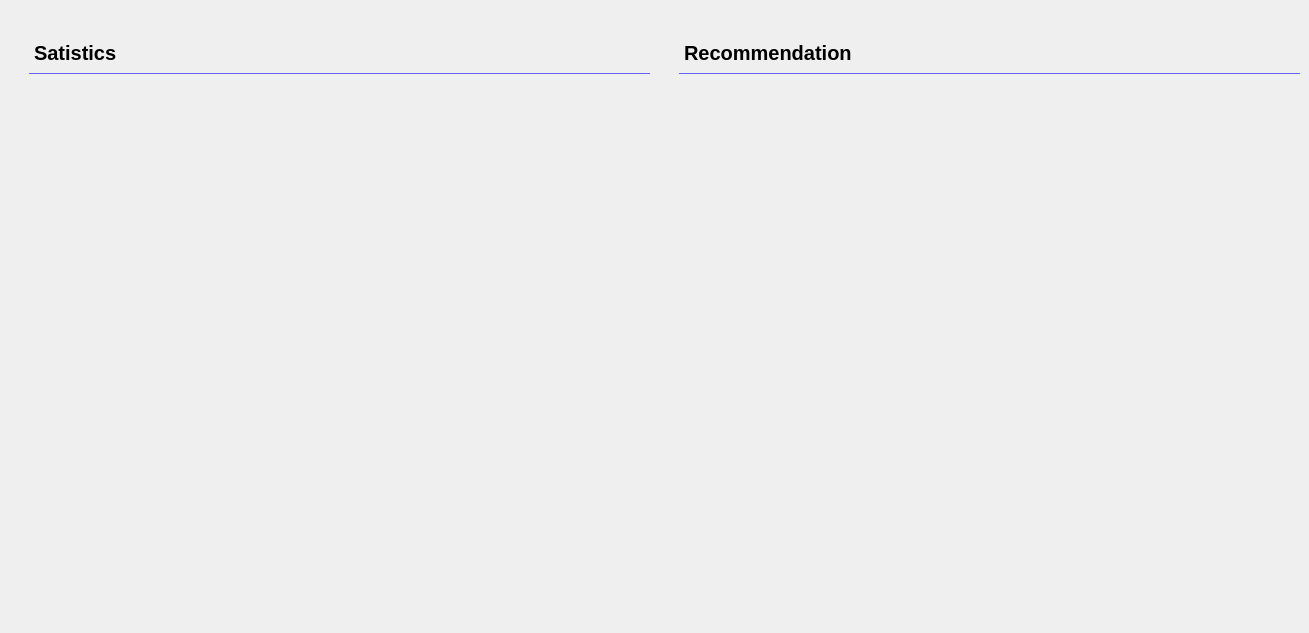
     <widget class="QWidget" name="accommodation_tab2">
      <attribute name="title">
       <string>Satistics</string>
      </attribute>
      <widget class="QWidget" name="accommodation_statistic2" native="true">
       <property name="geometry">
        <rect>
         <x>679</x>
         <y>33</y>
         <width>621</width>
         <height>591</height>
        </rect>
       </property>
       <property name="sizeIncrement">
        <size>
         <width>1200</width>
         <height>1200</height>
        </size>
       </property>
       <property name="styleSheet">
        <string notr="true">border-radius:12px;</string>
       </property>
       <widget class="QLabel" name="label_46">
        <property name="geometry">
         <rect>
          <x>0</x>
          <y>0</y>
          <width>651</width>
          <height>41</height>
         </rect>
        </property>
        <property name="styleSheet">
         <string notr="true">background:transparent;
border-radius:0px;
font-size:20px;
font-weight:700;
border-bottom:1px solid #6563FF;</string>
        </property>
        <property name="text">
         <string>Recommendation</string>
        </property>
       </widget>
      </widget>
      <widget class="QWidget" name="accommodation_statistic1" native="true">
       <property name="geometry">
        <rect>
         <x>29</x>
         <y>33</y>
         <width>621</width>
         <height>591</height>
        </rect>
       </property>
       <property name="sizeIncrement">
        <size>
         <width>1200</width>
         <height>1200</height>
        </size>
       </property>
       <property name="styleSheet">
        <string notr="true">border-radius:12px;</string>
       </property>
       <widget class="QLabel" name="label_47">
        <property name="geometry">
         <rect>
          <x>0</x>
          <y>0</y>
          <width>651</width>
          <height>41</height>
         </rect>
        </property>
        <property name="styleSheet">
         <string notr="true">background:transparent;
border-radius:0px;
font-size:20px;
font-weight:700;
border-bottom:1px solid #6563FF;</string>
        </property>
        <property name="text">
         <string>Satistics</string>
        </property>
       </widget>
       <widget class="QFrame" name="piechart_accommodation">
        <property name="geometry">
         <rect>
          <x>20</x>
          <y>70</y>
          <width>551</width>
          <height>481</height>
         </rect>
        </property>
        <property name="frameShape">
         <enum>QFrame::StyledPanel</enum>
        </property>
        <property name="frameShadow">
         <enum>QFrame::Raised</enum>
        </property>
       </widget>
      </widget>
     </widget>
